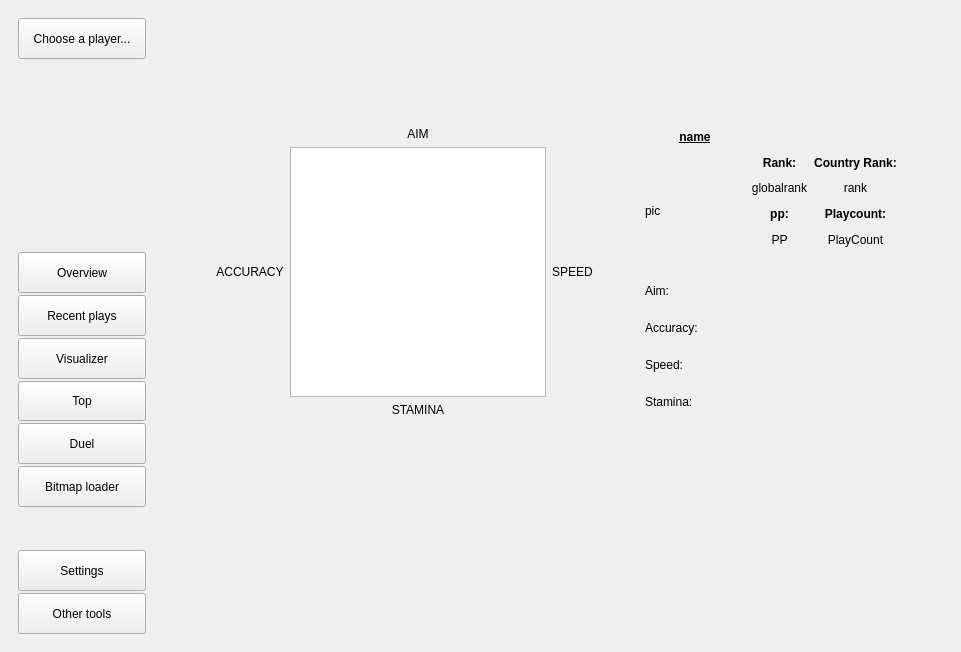
<?xml version="1.0" encoding="UTF-8"?>
<ui version="4.0">
 <class>MainWindow</class>
 <widget class="QMainWindow" name="MainWindow">
  <property name="geometry">
   <rect>
    <x>0</x>
    <y>0</y>
    <width>961</width>
    <height>652</height>
   </rect>
  </property>
  <property name="windowTitle">
   <string>osu! master</string>
  </property>
  <widget class="QWidget" name="centralwidget">
   <layout class="QFormLayout" name="formLayout">
    <item row="0" column="0">
     <widget class="QWidget" name="buttonPanel" native="true">
      <property name="sizePolicy">
       <sizepolicy hsizetype="Expanding" vsizetype="Expanding">
        <horstretch>0</horstretch>
        <verstretch>0</verstretch>
       </sizepolicy>
      </property>
      <layout class="QVBoxLayout" name="verticalLayout">
       <property name="spacing">
        <number>2</number>
       </property>
       <item>
        <widget class="QPushButton" name="goChoosePage">
         <property name="sizePolicy">
          <sizepolicy hsizetype="Minimum" vsizetype="Expanding">
           <horstretch>0</horstretch>
           <verstretch>0</verstretch>
          </sizepolicy>
         </property>
         <property name="text">
          <string>Choose a player...</string>
         </property>
        </widget>
       </item>
       <item>
        <widget class="QWidget" name="playerViewer" native="true">
         <property name="sizePolicy">
          <sizepolicy hsizetype="Expanding" vsizetype="Expanding">
           <horstretch>0</horstretch>
           <verstretch>0</verstretch>
          </sizepolicy>
         </property>
         <layout class="QVBoxLayout" name="verticalLayout_3">
          <item>
           <widget class="QLabel" name="chooseUsername">
            <property name="font">
             <font>
              <italic>false</italic>
              <bold>true</bold>
              <underline>false</underline>
             </font>
            </property>
            <property name="text">
             <string/>
            </property>
           </widget>
          </item>
          <item>
           <widget class="QLabel" name="chooseImage">
            <property name="minimumSize">
             <size>
              <width>110</width>
              <height>110</height>
             </size>
            </property>
            <property name="text">
             <string/>
            </property>
           </widget>
          </item>
         </layout>
        </widget>
       </item>
       <item>
        <spacer name="verticalSpacer">
         <property name="orientation">
          <enum>Qt::Vertical</enum>
         </property>
         <property name="sizeHint" stdset="0">
          <size>
           <width>20</width>
           <height>40</height>
          </size>
         </property>
        </spacer>
       </item>
       <item>
        <widget class="QPushButton" name="goOverviewButton">
         <property name="sizePolicy">
          <sizepolicy hsizetype="Minimum" vsizetype="Expanding">
           <horstretch>0</horstretch>
           <verstretch>0</verstretch>
          </sizepolicy>
         </property>
         <property name="text">
          <string>Overview</string>
         </property>
        </widget>
       </item>
       <item>
        <widget class="QPushButton" name="goRecentButton">
         <property name="sizePolicy">
          <sizepolicy hsizetype="Minimum" vsizetype="Expanding">
           <horstretch>0</horstretch>
           <verstretch>0</verstretch>
          </sizepolicy>
         </property>
         <property name="text">
          <string>Recent plays</string>
         </property>
        </widget>
       </item>
       <item>
        <widget class="QPushButton" name="visualizerButton">
         <property name="sizePolicy">
          <sizepolicy hsizetype="Minimum" vsizetype="Expanding">
           <horstretch>0</horstretch>
           <verstretch>0</verstretch>
          </sizepolicy>
         </property>
         <property name="text">
          <string>Visualizer</string>
         </property>
        </widget>
       </item>
       <item>
        <widget class="QPushButton" name="topButton">
         <property name="sizePolicy">
          <sizepolicy hsizetype="Minimum" vsizetype="Expanding">
           <horstretch>0</horstretch>
           <verstretch>0</verstretch>
          </sizepolicy>
         </property>
         <property name="text">
          <string>Top</string>
         </property>
        </widget>
       </item>
       <item>
        <widget class="QPushButton" name="goDuelButton">
         <property name="sizePolicy">
          <sizepolicy hsizetype="Minimum" vsizetype="Expanding">
           <horstretch>0</horstretch>
           <verstretch>0</verstretch>
          </sizepolicy>
         </property>
         <property name="text">
          <string>Duel</string>
         </property>
        </widget>
       </item>
       <item>
        <widget class="QPushButton" name="goBitmapLoaderButton">
         <property name="sizePolicy">
          <sizepolicy hsizetype="Minimum" vsizetype="Expanding">
           <horstretch>0</horstretch>
           <verstretch>0</verstretch>
          </sizepolicy>
         </property>
         <property name="text">
          <string>Bitmap loader</string>
         </property>
        </widget>
       </item>
       <item>
        <spacer name="verticalSpacer_2">
         <property name="orientation">
          <enum>Qt::Vertical</enum>
         </property>
         <property name="sizeHint" stdset="0">
          <size>
           <width>20</width>
           <height>40</height>
          </size>
         </property>
        </spacer>
       </item>
       <item>
        <widget class="QPushButton" name="goSettingsPage">
         <property name="sizePolicy">
          <sizepolicy hsizetype="Minimum" vsizetype="Expanding">
           <horstretch>0</horstretch>
           <verstretch>0</verstretch>
          </sizepolicy>
         </property>
         <property name="text">
          <string>Settings</string>
         </property>
        </widget>
       </item>
       <item>
        <widget class="QPushButton" name="goOtherToolsButton">
         <property name="sizePolicy">
          <sizepolicy hsizetype="Minimum" vsizetype="Expanding">
           <horstretch>0</horstretch>
           <verstretch>0</verstretch>
          </sizepolicy>
         </property>
         <property name="text">
          <string>Other tools</string>
         </property>
        </widget>
       </item>
      </layout>
     </widget>
    </item>
    <item row="0" column="1">
     <widget class="QStackedWidget" name="contentViewer">
      <property name="currentIndex">
       <number>1</number>
      </property>
      <widget class="QWidget" name="choosePage">
       <layout class="QGridLayout" name="gridLayout_8">
        <item row="0" column="0">
         <layout class="QVBoxLayout" name="verticalLayout_2">
          <item>
           <layout class="QHBoxLayout" name="horizontalLayout_2">
            <item>
             <widget class="QPushButton" name="chooseButton">
              <property name="text">
               <string>Choose</string>
              </property>
             </widget>
            </item>
            <item>
             <widget class="QPushButton" name="addButton">
              <property name="text">
               <string>Add new player</string>
              </property>
             </widget>
            </item>
            <item>
             <spacer name="horizontalSpacer_2">
              <property name="orientation">
               <enum>Qt::Horizontal</enum>
              </property>
              <property name="sizeHint" stdset="0">
               <size>
                <width>40</width>
                <height>20</height>
               </size>
              </property>
             </spacer>
            </item>
            <item>
             <widget class="QPushButton" name="clearButton">
              <property name="text">
               <string>Clear player</string>
              </property>
             </widget>
            </item>
           </layout>
          </item>
          <item>
           <layout class="QHBoxLayout" name="horizontalLayout_3">
            <item>
             <layout class="QHBoxLayout" name="horizontalLayout_4">
              <item>
               <widget class="QLabel" name="label_16">
                <property name="text">
                 <string>Rows:</string>
                </property>
               </widget>
              </item>
              <item>
               <widget class="QSpinBox" name="rowsSpinBox">
                <property name="minimum">
                 <number>0</number>
                </property>
                <property name="maximum">
                 <number>10</number>
                </property>
                <property name="value">
                 <number>0</number>
                </property>
               </widget>
              </item>
             </layout>
            </item>
            <item>
             <layout class="QHBoxLayout" name="horizontalLayout_32">
              <item>
               <widget class="QLabel" name="label_17">
                <property name="text">
                 <string>Columns:</string>
                </property>
               </widget>
              </item>
              <item>
               <widget class="QSpinBox" name="colsSpinBox">
                <property name="maximum">
                 <number>20</number>
                </property>
               </widget>
              </item>
              <item>
               <spacer name="horizontalSpacer_3">
                <property name="orientation">
                 <enum>Qt::Horizontal</enum>
                </property>
                <property name="sizeHint" stdset="0">
                 <size>
                  <width>40</width>
                  <height>20</height>
                 </size>
                </property>
               </spacer>
              </item>
             </layout>
            </item>
           </layout>
          </item>
         </layout>
        </item>
        <item row="0" column="1">
         <widget class="QCheckBox" name="viewJsonCheckBox">
          <property name="text">
           <string>View Json</string>
          </property>
         </widget>
        </item>
        <item row="1" column="0">
         <widget class="QTableWidget" name="userTable">
          <property name="editTriggers">
           <set>QAbstractItemView::NoEditTriggers</set>
          </property>
          <property name="selectionMode">
           <enum>QAbstractItemView::SingleSelection</enum>
          </property>
          <property name="rowCount">
           <number>0</number>
          </property>
          <property name="columnCount">
           <number>0</number>
          </property>
          <attribute name="horizontalHeaderVisible">
           <bool>false</bool>
          </attribute>
          <attribute name="horizontalHeaderCascadingSectionResizes">
           <bool>true</bool>
          </attribute>
          <attribute name="horizontalHeaderMinimumSectionSize">
           <number>130</number>
          </attribute>
          <attribute name="horizontalHeaderDefaultSectionSize">
           <number>130</number>
          </attribute>
          <attribute name="verticalHeaderVisible">
           <bool>false</bool>
          </attribute>
          <attribute name="verticalHeaderCascadingSectionResizes">
           <bool>true</bool>
          </attribute>
          <attribute name="verticalHeaderMinimumSectionSize">
           <number>150</number>
          </attribute>
          <attribute name="verticalHeaderDefaultSectionSize">
           <number>150</number>
          </attribute>
         </widget>
        </item>
        <item row="1" column="1">
         <widget class="QTextBrowser" name="jsonViewer">
          <property name="sizePolicy">
           <sizepolicy hsizetype="Minimum" vsizetype="Expanding">
            <horstretch>0</horstretch>
            <verstretch>0</verstretch>
           </sizepolicy>
          </property>
          <property name="minimumSize">
           <size>
            <width>30</width>
            <height>0</height>
           </size>
          </property>
          <property name="maximumSize">
           <size>
            <width>500</width>
            <height>16777215</height>
           </size>
          </property>
         </widget>
        </item>
       </layout>
      </widget>
      <widget class="QWidget" name="overviewPage_2">
       <layout class="QGridLayout" name="gridLayout_4">
        <item row="0" column="1">
         <spacer name="verticalSpacer_6">
          <property name="orientation">
           <enum>Qt::Vertical</enum>
          </property>
          <property name="sizeHint" stdset="0">
           <size>
            <width>56</width>
            <height>108</height>
           </size>
          </property>
         </spacer>
        </item>
        <item row="1" column="1" rowspan="2" colspan="2">
         <layout class="QGridLayout" name="gridLayout_3">
          <item row="2" column="1">
           <widget class="QLabel" name="label_26">
            <property name="text">
             <string>STAMINA</string>
            </property>
            <property name="alignment">
             <set>Qt::AlignCenter</set>
            </property>
           </widget>
          </item>
          <item row="1" column="1">
           <widget class="QGraphicsView" name="graphicsView">
            <property name="minimumSize">
             <size>
              <width>250</width>
              <height>250</height>
             </size>
            </property>
           </widget>
          </item>
          <item row="0" column="1">
           <widget class="QLabel" name="label_27">
            <property name="text">
             <string>AIM</string>
            </property>
            <property name="alignment">
             <set>Qt::AlignCenter</set>
            </property>
           </widget>
          </item>
          <item row="1" column="2">
           <widget class="QLabel" name="label_28">
            <property name="text">
             <string>SPEED</string>
            </property>
            <property name="alignment">
             <set>Qt::AlignCenter</set>
            </property>
           </widget>
          </item>
          <item row="1" column="0">
           <widget class="QLabel" name="label">
            <property name="text">
             <string>ACCURACY</string>
            </property>
            <property name="alignment">
             <set>Qt::AlignCenter</set>
            </property>
           </widget>
          </item>
         </layout>
        </item>
        <item row="1" column="4" colspan="2">
         <layout class="QGridLayout" name="gridLayout_2">
          <item row="2" column="1">
           <widget class="QLabel" name="label_35">
            <property name="font">
             <font>
              <bold>true</bold>
              <stylestrategy>PreferAntialias</stylestrategy>
             </font>
            </property>
            <property name="text">
             <string>Rank:</string>
            </property>
            <property name="alignment">
             <set>Qt::AlignCenter</set>
            </property>
           </widget>
          </item>
          <item row="3" column="2">
           <widget class="QLabel" name="ranklabel">
            <property name="font">
             <font>
              <stylestrategy>PreferAntialias</stylestrategy>
             </font>
            </property>
            <property name="text">
             <string>rank</string>
            </property>
            <property name="alignment">
             <set>Qt::AlignCenter</set>
            </property>
           </widget>
          </item>
          <item row="4" column="2">
           <widget class="QLabel" name="label_33">
            <property name="font">
             <font>
              <bold>true</bold>
              <stylestrategy>PreferAntialias</stylestrategy>
             </font>
            </property>
            <property name="text">
             <string>Playcount:</string>
            </property>
            <property name="alignment">
             <set>Qt::AlignCenter</set>
            </property>
           </widget>
          </item>
          <item row="6" column="1" colspan="2">
           <spacer name="horizontalSpacer_5">
            <property name="orientation">
             <enum>Qt::Horizontal</enum>
            </property>
            <property name="sizeHint" stdset="0">
             <size>
              <width>40</width>
              <height>20</height>
             </size>
            </property>
           </spacer>
          </item>
          <item row="3" column="1">
           <widget class="QLabel" name="globalranklabel">
            <property name="font">
             <font>
              <stylestrategy>PreferAntialias</stylestrategy>
             </font>
            </property>
            <property name="text">
             <string>globalrank</string>
            </property>
            <property name="alignment">
             <set>Qt::AlignCenter</set>
            </property>
           </widget>
          </item>
          <item row="4" column="1">
           <widget class="QLabel" name="label_34">
            <property name="font">
             <font>
              <bold>true</bold>
              <stylestrategy>PreferAntialias</stylestrategy>
             </font>
            </property>
            <property name="text">
             <string>pp:</string>
            </property>
            <property name="alignment">
             <set>Qt::AlignCenter</set>
            </property>
           </widget>
          </item>
          <item row="5" column="1">
           <widget class="QLabel" name="PPlabel">
            <property name="font">
             <font>
              <stylestrategy>PreferAntialias</stylestrategy>
             </font>
            </property>
            <property name="text">
             <string>PP</string>
            </property>
            <property name="alignment">
             <set>Qt::AlignCenter</set>
            </property>
           </widget>
          </item>
          <item row="5" column="2">
           <widget class="QLabel" name="playcountlabel">
            <property name="font">
             <font>
              <stylestrategy>PreferAntialias</stylestrategy>
             </font>
            </property>
            <property name="text">
             <string>PlayCount</string>
            </property>
            <property name="alignment">
             <set>Qt::AlignCenter</set>
            </property>
           </widget>
          </item>
          <item row="2" column="2">
           <widget class="QLabel" name="label_36">
            <property name="font">
             <font>
              <bold>true</bold>
              <stylestrategy>PreferAntialias</stylestrategy>
             </font>
            </property>
            <property name="text">
             <string>Country Rank:</string>
            </property>
            <property name="alignment">
             <set>Qt::AlignCenter</set>
            </property>
           </widget>
          </item>
          <item row="1" column="1" colspan="2">
           <spacer name="horizontalSpacer_4">
            <property name="orientation">
             <enum>Qt::Horizontal</enum>
            </property>
            <property name="sizeHint" stdset="0">
             <size>
              <width>40</width>
              <height>20</height>
             </size>
            </property>
           </spacer>
          </item>
          <item row="2" column="0" rowspan="5">
           <widget class="QLabel" name="picturelabel_2">
            <property name="minimumSize">
             <size>
              <width>100</width>
              <height>100</height>
             </size>
            </property>
            <property name="sizeIncrement">
             <size>
              <width>0</width>
              <height>0</height>
             </size>
            </property>
            <property name="frameShape">
             <enum>QFrame::NoFrame</enum>
            </property>
            <property name="frameShadow">
             <enum>QFrame::Plain</enum>
            </property>
            <property name="lineWidth">
             <number>3</number>
            </property>
            <property name="text">
             <string>pic</string>
            </property>
           </widget>
          </item>
          <item row="1" column="0">
           <widget class="QLabel" name="usernamelabel_2">
            <property name="font">
             <font>
              <italic>false</italic>
              <bold>true</bold>
              <underline>true</underline>
              <stylestrategy>PreferAntialias</stylestrategy>
             </font>
            </property>
            <property name="text">
             <string>name</string>
            </property>
            <property name="alignment">
             <set>Qt::AlignCenter</set>
            </property>
           </widget>
          </item>
         </layout>
        </item>
        <item row="2" column="3">
         <spacer name="horizontalSpacer_7">
          <property name="orientation">
           <enum>Qt::Horizontal</enum>
          </property>
          <property name="sizeHint" stdset="0">
           <size>
            <width>40</width>
            <height>20</height>
           </size>
          </property>
         </spacer>
        </item>
        <item row="3" column="2">
         <spacer name="verticalSpacer_5">
          <property name="orientation">
           <enum>Qt::Vertical</enum>
          </property>
          <property name="sizeHint" stdset="0">
           <size>
            <width>20</width>
            <height>94</height>
           </size>
          </property>
         </spacer>
        </item>
        <item row="1" column="6">
         <spacer name="horizontalSpacer_10">
          <property name="orientation">
           <enum>Qt::Horizontal</enum>
          </property>
          <property name="sizeHint" stdset="0">
           <size>
            <width>43</width>
            <height>17</height>
           </size>
          </property>
         </spacer>
        </item>
        <item row="1" column="0">
         <spacer name="horizontalSpacer_6">
          <property name="orientation">
           <enum>Qt::Horizontal</enum>
          </property>
          <property name="sizeHint" stdset="0">
           <size>
            <width>40</width>
            <height>20</height>
           </size>
          </property>
         </spacer>
        </item>
        <item row="4" column="2">
         <spacer name="verticalSpacer_11">
          <property name="orientation">
           <enum>Qt::Vertical</enum>
          </property>
          <property name="sizeHint" stdset="0">
           <size>
            <width>59</width>
            <height>70</height>
           </size>
          </property>
         </spacer>
        </item>
        <item row="2" column="4" colspan="2">
         <layout class="QVBoxLayout" name="verticalLayout_7">
          <item>
           <layout class="QHBoxLayout" name="horizontalLayout_5">
            <item>
             <widget class="QLabel" name="label_29">
              <property name="font">
               <font>
                <stylestrategy>PreferAntialias</stylestrategy>
               </font>
              </property>
              <property name="text">
               <string>Aim:</string>
              </property>
              <property name="alignment">
               <set>Qt::AlignLeading|Qt::AlignLeft|Qt::AlignVCenter</set>
              </property>
             </widget>
            </item>
            <item>
             <widget class="QLabel" name="aimValueLabel">
              <property name="text">
               <string/>
              </property>
             </widget>
            </item>
           </layout>
          </item>
          <item>
           <layout class="QHBoxLayout" name="horizontalLayout_18">
            <item>
             <widget class="QLabel" name="label_30">
              <property name="font">
               <font>
                <stylestrategy>PreferAntialias</stylestrategy>
               </font>
              </property>
              <property name="text">
               <string>Accuracy:</string>
              </property>
              <property name="alignment">
               <set>Qt::AlignLeading|Qt::AlignLeft|Qt::AlignVCenter</set>
              </property>
             </widget>
            </item>
            <item>
             <widget class="QLabel" name="accuracyValueLabel">
              <property name="text">
               <string/>
              </property>
             </widget>
            </item>
           </layout>
          </item>
          <item>
           <layout class="QHBoxLayout" name="horizontalLayout_19">
            <item>
             <widget class="QLabel" name="label_31">
              <property name="font">
               <font>
                <stylestrategy>PreferAntialias</stylestrategy>
               </font>
              </property>
              <property name="text">
               <string>Speed:</string>
              </property>
              <property name="alignment">
               <set>Qt::AlignLeading|Qt::AlignLeft|Qt::AlignVCenter</set>
              </property>
             </widget>
            </item>
            <item>
             <widget class="QLabel" name="speedValueLabel">
              <property name="text">
               <string/>
              </property>
             </widget>
            </item>
           </layout>
          </item>
          <item>
           <layout class="QHBoxLayout" name="horizontalLayout_20">
            <item>
             <widget class="QLabel" name="label_32">
              <property name="font">
               <font>
                <stylestrategy>PreferAntialias</stylestrategy>
               </font>
              </property>
              <property name="text">
               <string>Stamina:</string>
              </property>
              <property name="alignment">
               <set>Qt::AlignLeading|Qt::AlignLeft|Qt::AlignVCenter</set>
              </property>
             </widget>
            </item>
            <item>
             <widget class="QLabel" name="staminaValueLabel">
              <property name="text">
               <string/>
              </property>
             </widget>
            </item>
           </layout>
          </item>
         </layout>
        </item>
       </layout>
      </widget>
      <widget class="QWidget" name="recentPage">
       <layout class="QHBoxLayout" name="horizontalLayout_6">
        <item>
         <widget class="QLabel" name="label_2">
          <property name="text">
           <string>RECENT PLAYS</string>
          </property>
         </widget>
        </item>
       </layout>
      </widget>
      <widget class="QWidget" name="visualizerPage">
       <layout class="QVBoxLayout" name="verticalLayout_6">
        <item>
         <widget class="QLabel" name="label_3">
          <property name="text">
           <string>VISUALIZER</string>
          </property>
         </widget>
        </item>
       </layout>
      </widget>
      <widget class="QWidget" name="topPage">
       <layout class="QHBoxLayout" name="horizontalLayout_7">
        <item>
         <widget class="QLabel" name="label_4">
          <property name="text">
           <string>TOP</string>
          </property>
         </widget>
        </item>
       </layout>
      </widget>
      <widget class="QWidget" name="duelPage">
       <layout class="QHBoxLayout" name="horizontalLayout_8">
        <item>
         <widget class="QLabel" name="label_5">
          <property name="text">
           <string>DUEL</string>
          </property>
         </widget>
        </item>
       </layout>
      </widget>
      <widget class="QWidget" name="bitmapDownloaderPage">
       <layout class="QVBoxLayout" name="verticalLayout_11">
        <item>
         <layout class="QHBoxLayout" name="horizontalLayout_14">
          <item>
           <spacer name="horizontalSpacer_8">
            <property name="orientation">
             <enum>Qt::Horizontal</enum>
            </property>
            <property name="sizeHint" stdset="0">
             <size>
              <width>40</width>
              <height>20</height>
             </size>
            </property>
           </spacer>
          </item>
          <item>
           <widget class="QLabel" name="label_10">
            <property name="font">
             <font>
              <pointsize>13</pointsize>
             </font>
            </property>
            <property name="text">
             <string>Auto bitmap downloader</string>
            </property>
           </widget>
          </item>
          <item>
           <spacer name="horizontalSpacer_9">
            <property name="orientation">
             <enum>Qt::Horizontal</enum>
            </property>
            <property name="sizeHint" stdset="0">
             <size>
              <width>40</width>
              <height>20</height>
             </size>
            </property>
           </spacer>
          </item>
         </layout>
        </item>
        <item>
         <widget class="QLabel" name="label_21">
          <property name="text">
           <string/>
          </property>
         </widget>
        </item>
        <item>
         <layout class="QHBoxLayout" name="horizontalLayout_15">
          <item>
           <layout class="QVBoxLayout" name="verticalLayout_5">
            <item>
             <widget class="QLabel" name="label_6">
              <property name="text">
               <string>Enter the name of the multiplayer room:</string>
              </property>
              <property name="alignment">
               <set>Qt::AlignCenter</set>
              </property>
             </widget>
            </item>
            <item>
             <widget class="QLineEdit" name="roomName"/>
            </item>
           </layout>
          </item>
          <item>
           <widget class="QLabel" name="label_24">
            <property name="text">
             <string>OR</string>
            </property>
           </widget>
          </item>
          <item>
           <layout class="QVBoxLayout" name="verticalLayout_10">
            <item>
             <widget class="QLabel" name="label_25">
              <property name="text">
               <string>Enter the ID of the multiplayer room: (priority)</string>
              </property>
              <property name="alignment">
               <set>Qt::AlignCenter</set>
              </property>
             </widget>
            </item>
            <item>
             <widget class="QLineEdit" name="roomID"/>
            </item>
           </layout>
          </item>
          <item>
           <spacer name="horizontalSpacer_11">
            <property name="orientation">
             <enum>Qt::Horizontal</enum>
            </property>
            <property name="sizeHint" stdset="0">
             <size>
              <width>40</width>
              <height>20</height>
             </size>
            </property>
           </spacer>
          </item>
         </layout>
        </item>
        <item>
         <widget class="QLabel" name="label_15">
          <property name="text">
           <string/>
          </property>
         </widget>
        </item>
        <item>
         <layout class="QHBoxLayout" name="horizontalLayout_16">
          <item>
           <layout class="QVBoxLayout" name="verticalLayout_8">
            <item>
             <widget class="QLabel" name="label_9">
              <property name="text">
               <string>Downloader Menu</string>
              </property>
              <property name="alignment">
               <set>Qt::AlignLeading|Qt::AlignLeft|Qt::AlignVCenter</set>
              </property>
             </widget>
            </item>
            <item>
             <layout class="QHBoxLayout" name="horizontalLayout_11">
              <item>
               <widget class="QPushButton" name="startDownloaderButton">
                <property name="text">
                 <string>START</string>
                </property>
               </widget>
              </item>
             </layout>
            </item>
            <item>
             <layout class="QHBoxLayout" name="horizontalLayout_9">
              <item>
               <widget class="QPushButton" name="pushButton_2">
                <property name="text">
                 <string>STOP</string>
                </property>
               </widget>
              </item>
             </layout>
            </item>
           </layout>
          </item>
          <item>
           <spacer name="horizontalSpacer_13">
            <property name="orientation">
             <enum>Qt::Horizontal</enum>
            </property>
            <property name="sizeHint" stdset="0">
             <size>
              <width>40</width>
              <height>20</height>
             </size>
            </property>
           </spacer>
          </item>
         </layout>
        </item>
        <item>
         <widget class="QLabel" name="label_20">
          <property name="text">
           <string/>
          </property>
         </widget>
        </item>
        <item>
         <layout class="QHBoxLayout" name="horizontalLayout_17">
          <item>
           <layout class="QVBoxLayout" name="verticalLayout_9">
            <item>
             <layout class="QHBoxLayout" name="horizontalLayout_12">
              <item>
               <widget class="QLabel" name="label_11">
                <property name="text">
                 <string>Status:</string>
                </property>
               </widget>
              </item>
              <item>
               <widget class="QLabel" name="label_12">
                <property name="text">
                 <string/>
                </property>
               </widget>
              </item>
             </layout>
            </item>
            <item>
             <layout class="QHBoxLayout" name="horizontalLayout_13">
              <item>
               <widget class="QLabel" name="label_13">
                <property name="text">
                 <string>Current bitmap:</string>
                </property>
               </widget>
              </item>
              <item>
               <widget class="QLabel" name="label_14">
                <property name="text">
                 <string/>
                </property>
               </widget>
              </item>
             </layout>
            </item>
           </layout>
          </item>
          <item>
           <spacer name="horizontalSpacer_15">
            <property name="orientation">
             <enum>Qt::Horizontal</enum>
            </property>
            <property name="sizeHint" stdset="0">
             <size>
              <width>40</width>
              <height>20</height>
             </size>
            </property>
           </spacer>
          </item>
         </layout>
        </item>
        <item>
         <widget class="QLabel" name="label_22">
          <property name="text">
           <string/>
          </property>
         </widget>
        </item>
        <item>
         <widget class="QLabel" name="label_23">
          <property name="text">
           <string>Room json:</string>
          </property>
         </widget>
        </item>
        <item>
         <widget class="QTextBrowser" name="roomJsonViewer"/>
        </item>
       </layout>
      </widget>
      <widget class="QWidget" name="settingsPage">
       <layout class="QGridLayout" name="gridLayout">
        <item row="0" column="0" rowspan="4" colspan="3">
         <layout class="QVBoxLayout" name="verticalLayout_4">
          <item>
           <layout class="QHBoxLayout" name="horizontalLayout">
            <item>
             <widget class="QCheckBox" name="saveDataCheckBox">
              <property name="text">
               <string>Save application data</string>
              </property>
             </widget>
            </item>
            <item>
             <widget class="QPushButton" name="removeDataButton">
              <property name="text">
               <string>Remove data folder</string>
              </property>
             </widget>
            </item>
           </layout>
          </item>
          <item>
           <widget class="QCheckBox" name="useSearchCheckBox">
            <property name="text">
             <string>Use player search</string>
            </property>
           </widget>
          </item>
          <item>
           <widget class="QLabel" name="label_8">
            <property name="text">
             <string>Path to osu! maps:</string>
            </property>
           </widget>
          </item>
          <item>
           <layout class="QHBoxLayout" name="horizontalLayout_10">
            <item>
             <widget class="QTextBrowser" name="songsFolderPath">
              <property name="maximumSize">
               <size>
                <width>16777214</width>
                <height>40</height>
               </size>
              </property>
              <property name="verticalScrollBarPolicy">
               <enum>Qt::ScrollBarAlwaysOff</enum>
              </property>
              <property name="lineWrapMode">
               <enum>QTextEdit::NoWrap</enum>
              </property>
             </widget>
            </item>
            <item>
             <widget class="QPushButton" name="setFolderButton">
              <property name="text">
               <string>Set folder</string>
              </property>
             </widget>
            </item>
           </layout>
          </item>
          <item>
           <spacer name="verticalSpacer_3">
            <property name="orientation">
             <enum>Qt::Vertical</enum>
            </property>
            <property name="sizeHint" stdset="0">
             <size>
              <width>20</width>
              <height>338</height>
             </size>
            </property>
           </spacer>
          </item>
         </layout>
        </item>
        <item row="0" column="3">
         <spacer name="horizontalSpacer">
          <property name="orientation">
           <enum>Qt::Horizontal</enum>
          </property>
          <property name="sizeHint" stdset="0">
           <size>
            <width>348</width>
            <height>20</height>
           </size>
          </property>
         </spacer>
        </item>
        <item row="1" column="2">
         <widget class="QLabel" name="label_19">
          <property name="text">
           <string/>
          </property>
         </widget>
        </item>
        <item row="2" column="1">
         <widget class="QLabel" name="label_18">
          <property name="text">
           <string/>
          </property>
         </widget>
        </item>
        <item row="4" column="1">
         <spacer name="verticalSpacer_4">
          <property name="orientation">
           <enum>Qt::Vertical</enum>
          </property>
          <property name="sizeHint" stdset="0">
           <size>
            <width>20</width>
            <height>111</height>
           </size>
          </property>
         </spacer>
        </item>
       </layout>
      </widget>
      <widget class="QWidget" name="otherPage">
       <layout class="QGridLayout" name="gridLayout_5">
        <item row="0" column="2">
         <spacer name="verticalSpacer_9">
          <property name="orientation">
           <enum>Qt::Vertical</enum>
          </property>
          <property name="sizeHint" stdset="0">
           <size>
            <width>20</width>
            <height>88</height>
           </size>
          </property>
         </spacer>
        </item>
        <item row="1" column="3">
         <spacer name="horizontalSpacer_14">
          <property name="orientation">
           <enum>Qt::Horizontal</enum>
          </property>
          <property name="sizeHint" stdset="0">
           <size>
            <width>40</width>
            <height>20</height>
           </size>
          </property>
         </spacer>
        </item>
        <item row="1" column="1" rowspan="2" colspan="2">
         <widget class="QDial" name="dial">
          <property name="minimumSize">
           <size>
            <width>400</width>
            <height>400</height>
           </size>
          </property>
         </widget>
        </item>
        <item row="2" column="0">
         <spacer name="horizontalSpacer_16">
          <property name="orientation">
           <enum>Qt::Horizontal</enum>
          </property>
          <property name="sizeHint" stdset="0">
           <size>
            <width>178</width>
            <height>20</height>
           </size>
          </property>
         </spacer>
        </item>
        <item row="3" column="2">
         <spacer name="verticalSpacer_10">
          <property name="orientation">
           <enum>Qt::Vertical</enum>
          </property>
          <property name="sizeHint" stdset="0">
           <size>
            <width>20</width>
            <height>88</height>
           </size>
          </property>
         </spacer>
        </item>
        <item row="4" column="0" colspan="2">
         <widget class="QLabel" name="label_7">
          <property name="text">
           <string>OTHER TOOLS (links) to drivers, pp counters, overlays and etc...</string>
          </property>
         </widget>
        </item>
       </layout>
      </widget>
     </widget>
    </item>
   </layout>
  </widget>
 </widget>
 <resources/>
 <connections/>
</ui>
